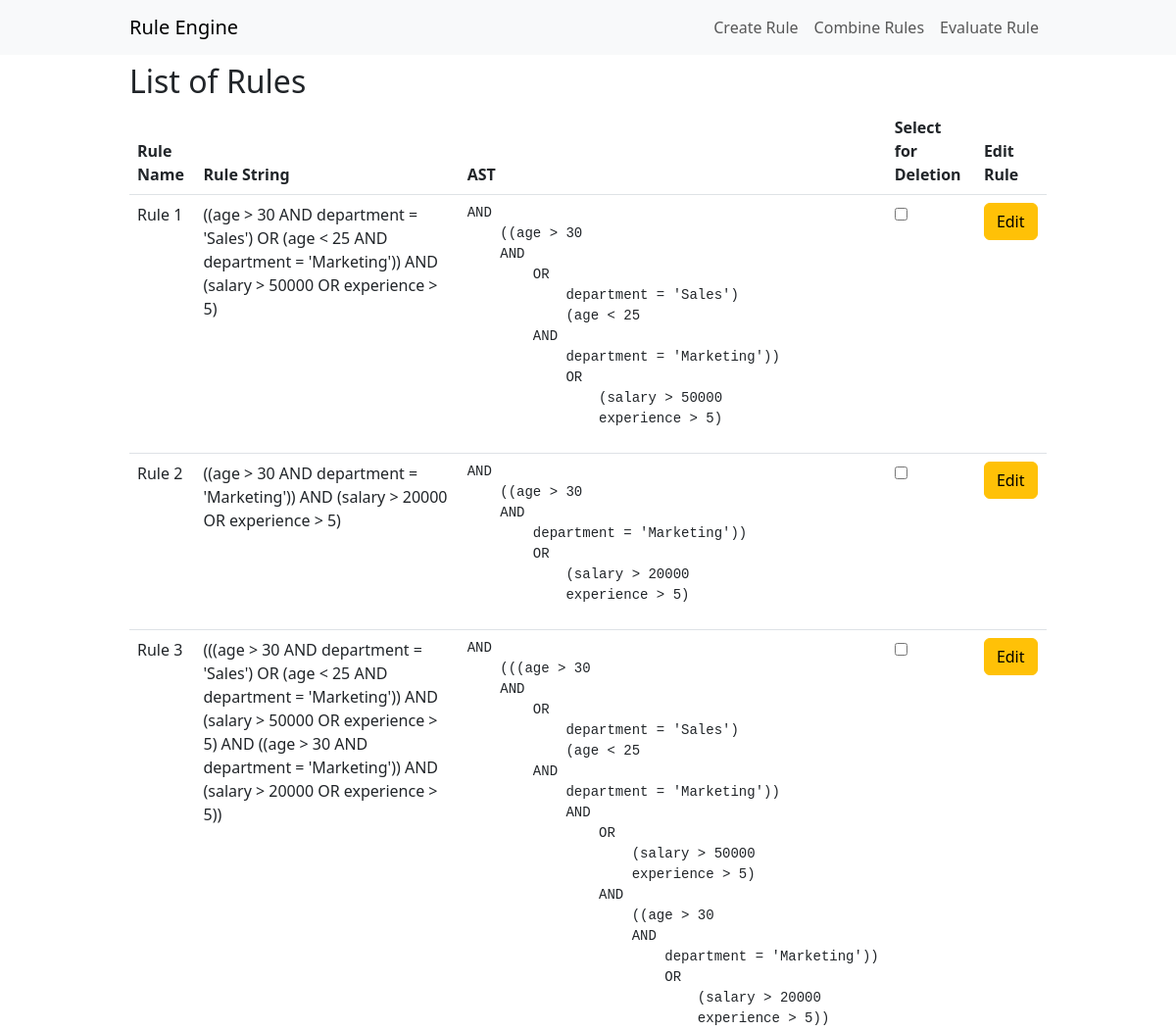
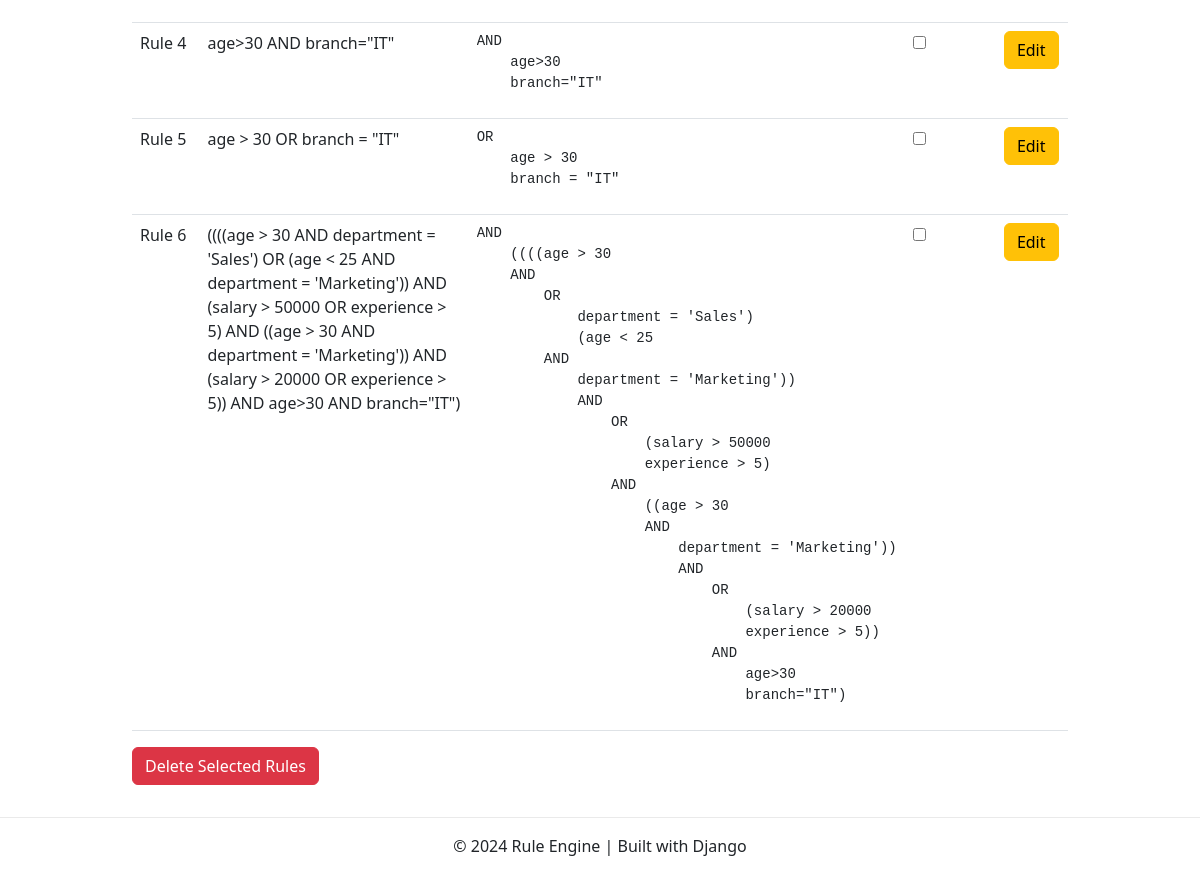
Page /rule-engine/ on the earlier database version (2 pictures, top to bottom).
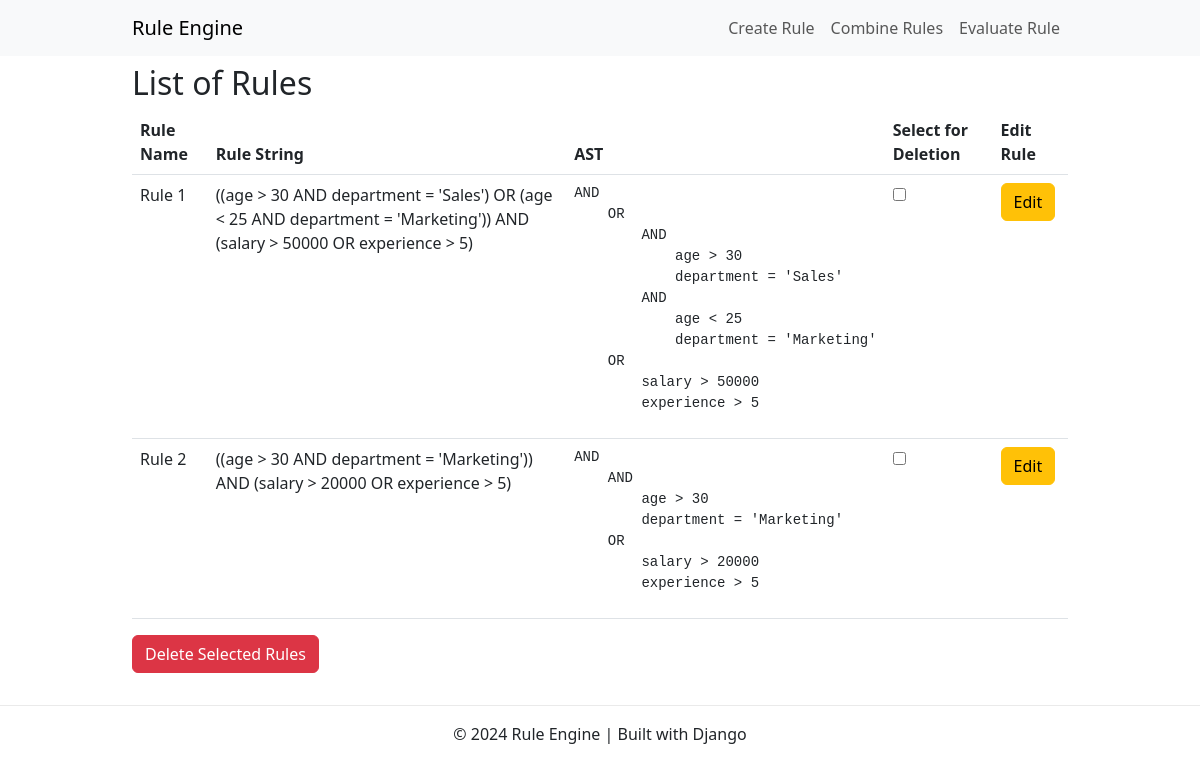
Same page on the later database version.
### engine/models.py (models this page shows, shortened)
class Rule(models.Model):
    rule_name = models.CharField(max_length=255,unique=True)
    rule_string = models.TextField()
    ast_json = models.JSONField(null=True, blank=True)  # Allow null and blank values for ast_json
    created_at = models.DateTimeField(auto_now_add=True)

### engine/views.py (the view)
# urls.py: path('', views.RuleListView.as_view(), name='rule_list'),
class RuleListView(View):
    def get(self, request):
        rules = Rule.objects.all()
        rules_with_ast = []
        for rule in rules:
            ast_tree = self.json_to_ast(rule.ast_json)  # Convert JSON back to AST format
            rules_with_ast.append({
                'rule_name': rule.rule_name,
                'rule_string': rule.rule_string,
                'rule_ast': ast_tree
            })
            print(ast_tree)
        return render(request, 'engine/rule_list.html', {'rules_with_ast': rules_with_ast})
    def json_to_ast(self, json_node, indent=0):
        if not isinstance(indent, int):  # Check if indent is an integer
            raise TypeError(f"Expected 'indent' to be an integer, got {type(indent).__name__}")
        prefix = "    " * indent  # Create indentation based on depth
        if json_node['type'] == 'operator':
            left_subtree = self.json_to_ast(json_node['left'], indent + 1)
            right_subtree = self.json_to_ast(json_node['right'], indent + 1)
            return f"{prefix}{json_node['value']}\n{left_subtree}\n{right_subtree}"
        else:
            return f"{prefix}{json_node['value']}"

### engine/templates/engine/rule_list.html (shortened to what this page needs)
{% extends 'engine/base.html' %}
{% block content %}
<h2>List of Rules</h2>
<table class="table table-hover">
    <thead>
        <tr>
            <th>Rule Name</th>
            <th>Rule String</th>
            <th>AST</th>
            <th>Select for Deletion</th>
            <th>Edit Rule</th>
        </tr>
    </thead>
    <tbody>
        {% for rule in rules_with_ast %}
        <tr>
            <td>{{ rule.rule_name }}</td>
            <td>
                <span id="rule-display-{{ rule.rule_name }}">{{ rule.rule_string }}</span>
            </td>
            <td><pre>{{ rule.rule_ast }}</pre></td>
            <td><input type="checkbox" class="rule-checkbox" value="{{ rule.rule_name }}"></td>
            <td>
                <button class="btn btn-warning" onclick="editRule('{{ rule.rule_name }}')">Edit</button>
            </td>
        </tr>
        {% empty %}
        <tr>
            <td colspan="5">No rules available.</td>
        </tr>
        {% endfor %}
    </tbody>
</table>
<button id="delete-button" class="btn btn-danger">Delete Selected Rules</button>
{% endblock %}

### engine/templates/engine/base.html (shortened to what this page needs)
<!DOCTYPE html>
<html lang="en">
<head>
    <link href="https://cdn.jsdelivr.net/npm/bootstrap@5.3.0-alpha3/dist/css/bootstrap.min.css" rel="stylesheet">
</head>
<body>
    <nav class="navbar navbar-expand-lg navbar-light bg-light fixed-top">
        <div class="container">
            <a class="navbar-brand" href="{% url 'rule_list' %}">Rule Engine</a>
            <div class="collapse navbar-collapse" id="navbarNav">
                <ul class="navbar-nav ms-auto">
                    <li class="nav-item">
                        <a class="nav-link" href="{% url 'create_rule' %}">Create Rule</a>
                    </li>
                    <li class="nav-item">
                        <a class="nav-link" href="{% url 'combine_rules' %}">Combine Rules</a>
                    </li>
                    <li class="nav-item">
                        <a class="nav-link" href="{% url 'evaluate_rule' %}">Evaluate Rule</a>
                    </li>
                </ul>
            </div>
        </div>
    </nav>
    <main role="main" class="container">
        {% block content %}
        {% endblock %}
    </main>
    <footer>
        <p>© 2024 Rule Engine | Built with Django</p>
    </footer>
</body>
</html>

### engine/templates/engine/base.html (style rules this page uses)
body { padding-top: 4rem; }
.container { max-width: 960px; }
footer { margin-top: 2rem; padding-top: 1rem; border-top: 1px solid #eaeaea; text-align: center; }

Differences in the rows shown:
removed Rule: rule_name "Rule 3", rule_string "(((age > 30 AND department = 'Sales') OR (age < 25 AND department = 'Marketing')) AND (salary > 50000 OR experience > 5) AND ((age > 30 AND department = 'Marketing')) AND (salary > 20000 OR experience > 5))"
removed Rule: rule_name "Rule 4", rule_string "age>30 AND branch=\"IT\""
removed Rule: rule_name "Rule 5", rule_string "age > 30 OR branch = \"IT\""
removed Rule: rule_name "Rule 6", rule_string "((((age > 30 AND department = 'Sales') OR (age < 25 AND department = 'Marketing')) AND (salary > 50000 OR experience > 5) AND ((age > 30 AND department = 'Marketing')) AND (salary > 20000 OR experience > 5)) AND age>30 AND branch=\"IT\")"
Other differences:
new list line: "AND OR AND age > 30 department = 'Sales' AND age < 25 department = 'Marketing' OR salary > 50000 experience > 5 ☐ Edit"
new list line: "AND AND age > 30 department = 'Marketing' OR salary > 20000 experience > 5 ☐ Edit"
list line gone: "AND ((age > 30 AND OR department = 'Sales') (age < 25 AND department = 'Marketing')) OR (salary > 50000 experience > 5) ☐ Edit"
list line gone: "AND ((age > 30 AND department = 'Marketing')) OR (salary > 20000 experience > 5) ☐ Edit"
list line gone: "AND (((age > 30 AND OR department = 'Sales') (age < 25 AND department = 'Marketing')) AND OR (salary > 50000 experience > 5) AND ((age > 30 AND department = 'Marketing')) OR (salary > 20000 experience > 5)) ☐ Edit"
list line gone: "AND age>30 branch=\"IT\" ☐ Edit"
list line gone: "OR age > 30 branch = \"IT\" ☐ Edit"
list line gone: "AND ((((age > 30 AND OR department = 'Sales') (age < 25 AND department = 'Marketing')) AND OR (salary > 50000 experience > 5) AND ((age > 30 AND department = 'Marketing')) AND OR (salary > 20000 experience > 5)) AND age>30 branch=\"IT\") ☐ Edit"
